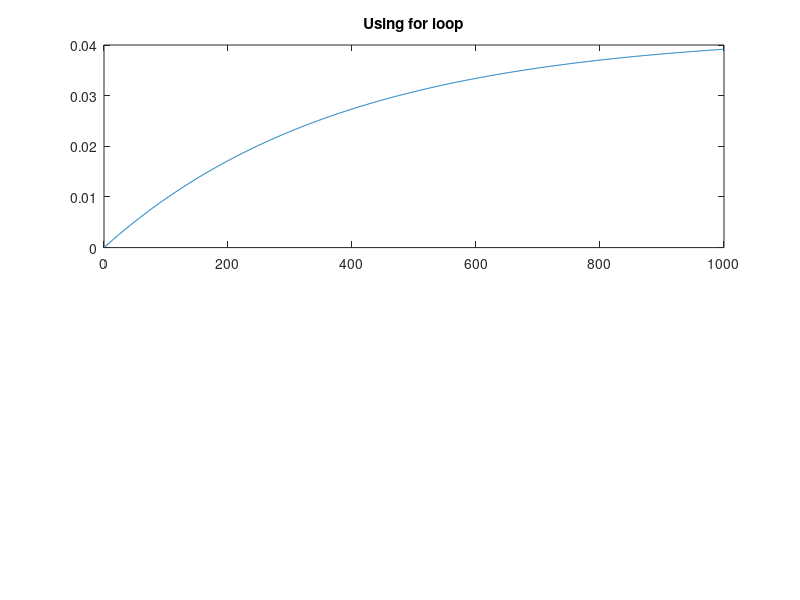
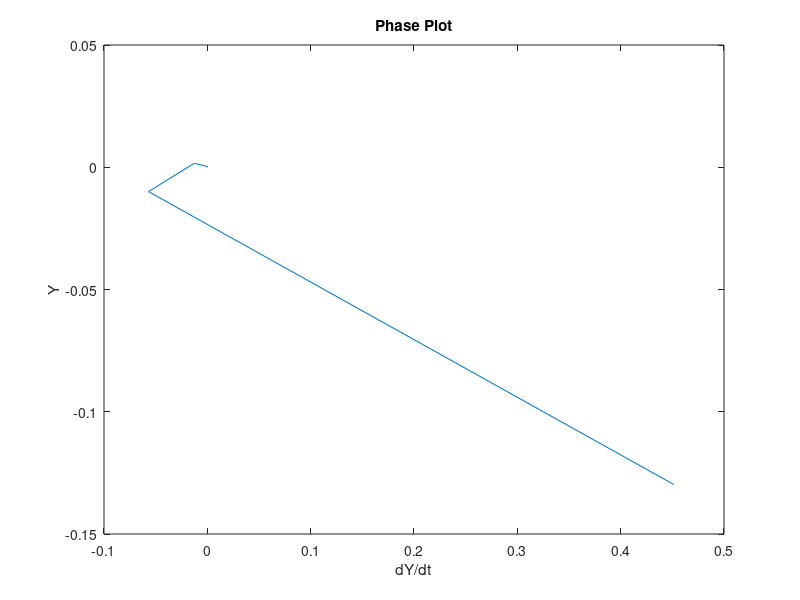

Here is the MATLAB script that generated these plots, in order:
% Recitation 2
% Julie Harrow
% Plot t vs. Ctce

clear all

%Inputs
Snapl = 1.1; % g/L
knapl = 0.0002; % day^-1
ktce = 0.0025; % day^-1
V = 10000; % L
q = 1; % L/day
tau = V/q; % day

%Coefficients
a = -(ktce + (1/tau));
b = (1/tau)*Snapl;

%Time 
t = 0:1:1000;

%Formula
Ctce = (b/a)*(exp(a*t)-1);

figure
subplot(2,1,1), plot(t,Ctce), title('Using vector of Time');


%For loop

for i = 1:length(t)
    Ctce(i) = (b/a)*(exp(a*t(i))-1);
end

plot(t,Ctce),title('Using for loop');

%Incremental Form Solution
dt = 1;

%Initial condition
iCtce = zeros(1,length(t));
iCtce(1) = 0;

for i = 2:length(t)
    iCtce(i) = Ctce(i-1) + (a*Ctce(i-1) + b)*dt;
end

figure
plot(t, iCtce);
    
% COMMENT
% use ; to suppress output
% use 'clear' to earase var from workspace
% use 'close' to close figure
% use 'clc' to clear code
% use 'clf' to 

%Summation Example
sum = 0;

for n = 1:100
    sum = sum + (1/(n^2));
end

approx = (pi^2)/sum;


%Phase Plot
t = 1:100;

a = 2;
b = 5;

y = exp(-a*t).*sin(b*t);

ydot = b*exp(-a*t).*cos(b*t) - a*exp(-a*t).*sin(b*t);

plot(ydot,y), title('Phase Plot'), xlabel('dY/dt'), ylabel('Y');





    